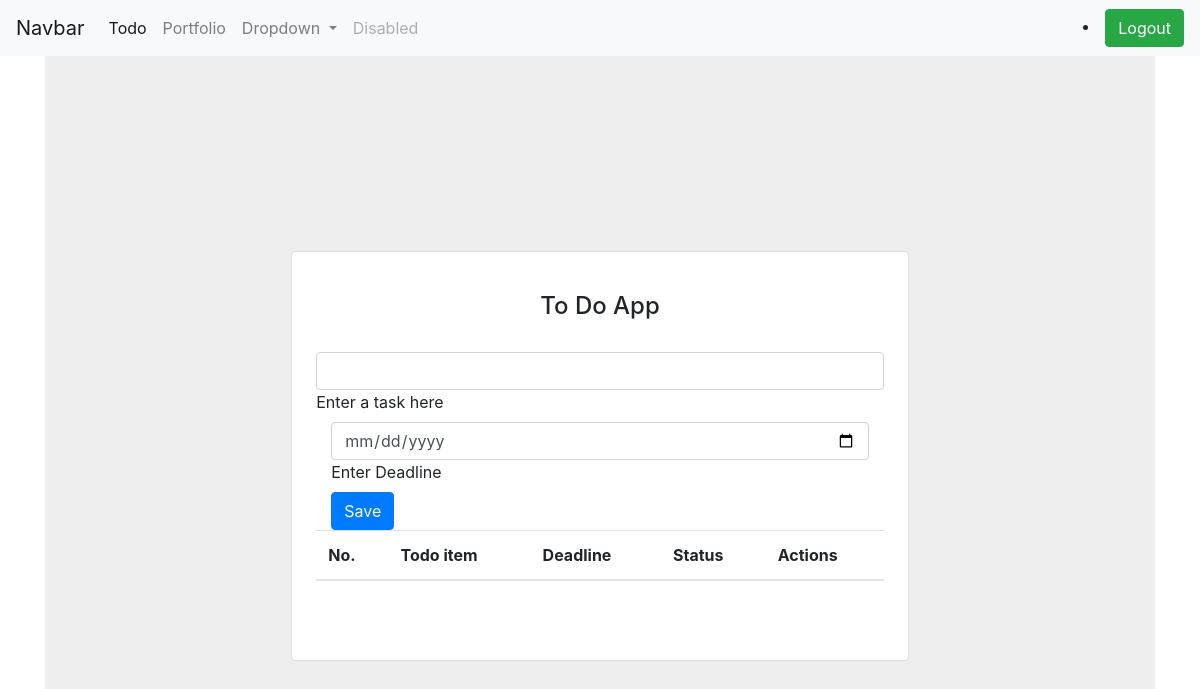
Page /todo_list (signed in) on the earlier database version.
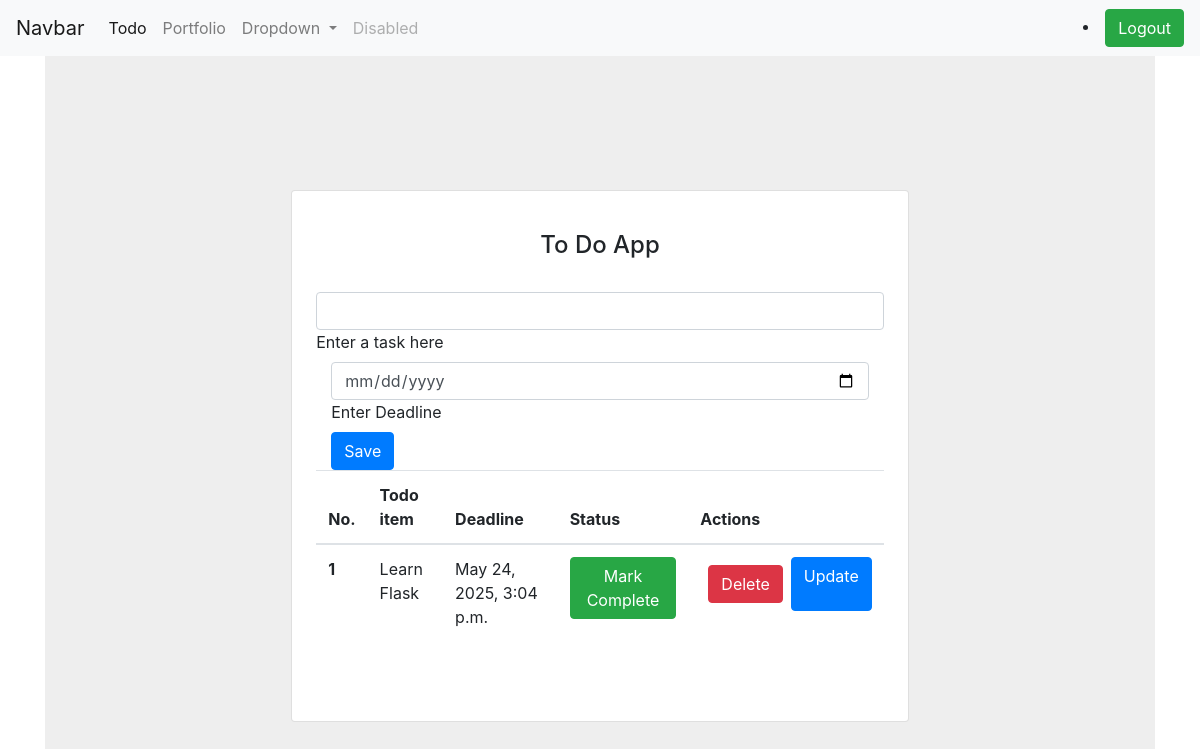
Same page on the later database version.
### todoapp/models.py (models this page shows)
class Todo(models.Model):
    title=models.CharField(max_length=200)
    date=models.DateTimeField(auto_now_add=True)
    is_completed=models.BooleanField(default=False)
    user=models.ForeignKey(User,on_delete=models.CASCADE)

### todoapp/views.py (the view, shortened to what this page needs)
# urls.py: path('todo_list',views.todo_list,name='todo_list'),
def todo_list(request):
    todos=Todo.objects.filter(user=request.user)
    if request.GET.get('filter') == 'completed':
        todos = todos.filter(is_completed=True)
    context={
        'todos': todos,
        'page': 'todo_list'
    }
    return render(request,'todoapp/todo.html',context)

### todoapp/templates/todoapp/todo.html (shortened to what this page needs)
{% extends 'base.html' %}
{% load static %}
{% block start %}
<section class="vh-100" style="background-color: #eee;">
  <div class="container py-5 h-100">
    <div class="row d-flex justify-content-center align-items-center h-100">
      <div class="col col-lg-9 col-xl-7">
        <div class="card rounded-3">
          <div class="card-body p-4">
            <h4 class="text-center my-3 pb-3">To Do App</h4>
            <form method="post" class="row row-cols-lg-auto g-3 justify-content-center align-items-center mb-4 pb-2" enctype="multipart/form-data">
              <div class="col-12">
                <div data-mdb-input-init class="form-outline">
                  <input type="text" name="title" id="form1" class="form-control" />
                  <label class="form-label" for="form1">Enter a task here</label>
                </div>
                <div class="col-12">
                <div data-mdb-input-init class="form-outline">
                  <input type="date" name="date" id="form2" class="form-control" />
                  <label class="form-label" for="form2">Enter Deadline</label>
                </div>
              </div>
              <div class="col-12">
                <button type="submit" data-mdb-button-init data-mdb-ripple-init class="btn btn-primary">Save</button>
              </div>
            </form>
            <table class="table mb-4">
              <thead>
                <tr>
                  <th scope="col">No.</th>
                  <th scope="col">Todo item</th>
                  <th scope="col">Deadline</th>
                  <th scope="col">Status</th>
                  <th scope="col">Actions</th>
                </tr>
              </thead>
              <tbody>
                <tr>
                    {% for todo in todos %}
                    <th scope="row">{{ forloop.counter }}</th>
                    <td>{{ todo.title }}</td>
                    <td>{{ todo.date }}</td>
                    <td>
                     <a href="{% url 'complete_todo' todo.id %}" class="btn {% if todo.is_completed %}btn-warning{% else %}btn-success{% endif %}">
      {% if todo.is_completed %}Mark Pending{% else %}Mark Complete{% endif %}
    </a>
                 <td>
  <div class="d-flex gap-5">
   <form method="POST" action="{% url 'delete_todo' todo.id %}" >
                                  <button type="submit" class="btn btn-danger m-2">Delete</button>
                                </form>
    <a href="{% url 'update_todo' todo.id %}" class="btn btn-primary">Update</a>
  </div>
</td>
                </tr>
                {% endfor %}
              </tbody>
            </table>
          </div>
        </div>
      </div>
    </div>
  </div>
</section>
{%endblock %}

Differences in the rows shown:
added Todo: title "Learn Flask", date "May 24, 2025, 3:04 p.m.", is_completed "Mark Complete"
